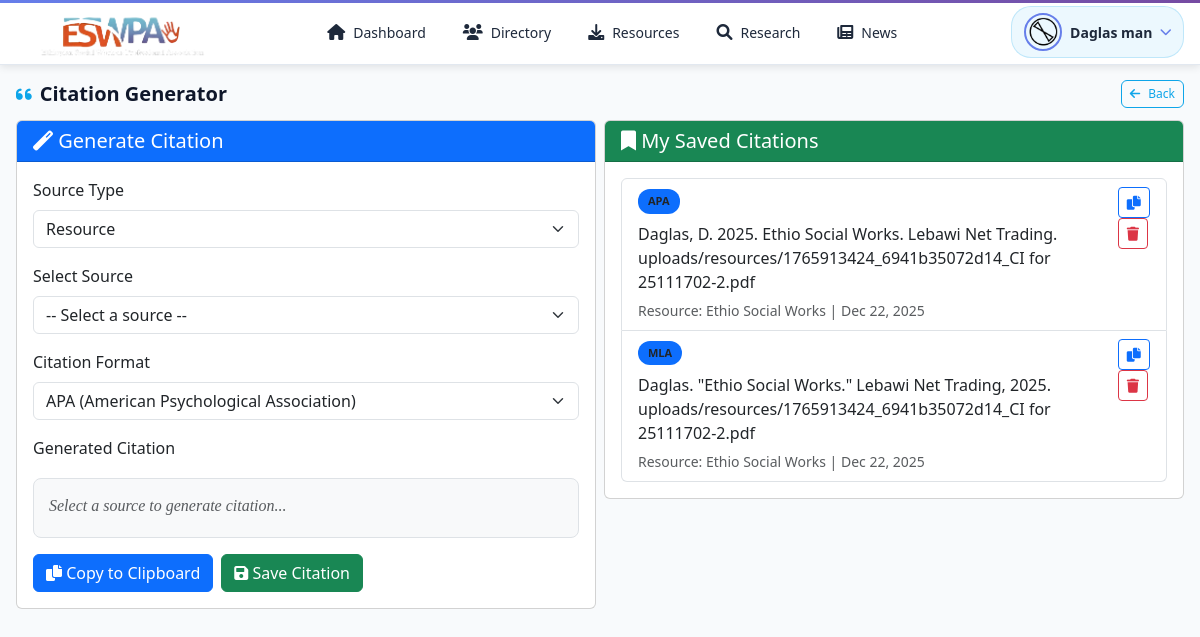
Page /member-citations.php (signed in) on the committed database.
### tables this page shows
CREATE TABLE IF NOT EXISTS `registrations` (
  `id` int NOT NULL AUTO_INCREMENT,
  `membership_id` varchar(50) DEFAULT NULL,
  `fullname` varchar(255) NOT NULL,
  `sex` enum('Male','Female') NOT NULL,
  `email` varchar(191) NOT NULL,
  `phone` varchar(20) NOT NULL,
  `address` text NOT NULL,
  `qualification` varchar(255) NOT NULL,
  `qualification_pdf` varchar(255) DEFAULT NULL,
  `graduation_date` date DEFAULT NULL,
  `payment_duration` varchar(50) NOT NULL,
  `payment_option` varchar(50) NOT NULL,
  `id_card` tinyint(1) NOT NULL DEFAULT '0',
  `photo` varchar(255) DEFAULT NULL,
  `bank_slip` varchar(255) DEFAULT NULL,
  `approval_status` enum('pending','approved','rejected') NOT NULL DEFAULT 'pending',
  `approved_by` int DEFAULT NULL,
  `approved_at` timestamp NULL DEFAULT NULL,
  `expiry_date` date DEFAULT NULL,
  `status` enum('active','expired','pending') NOT NULL DEFAULT 'pending',
  `id_card_generated` tinyint(1) NOT NULL DEFAULT '0',
  `id_card_generated_at` timestamp NULL DEFAULT NULL,
  `created_at` timestamp NULL DEFAULT CURRENT_TIMESTAMP,
  `package_id` int DEFAULT NULL,
  `package_start_date` date DEFAULT NULL,
  `package_end_date` date DEFAULT NULL,
  `updated_at` timestamp NULL DEFAULT NULL ON UPDATE CURRENT_TIMESTAMP,
  PRIMARY KEY (`id`),
  UNIQUE KEY `email` (`email`),
  UNIQUE KEY `membership_id` (`membership_id`),
  KEY `idx_membership_id` (`membership_id`),
  KEY `idx_approval_status` (`approval_status`),
  KEY `idx_status` (`status`),
  KEY `fk_approved_by` (`approved_by`),
  KEY `idx_package_id` (`package_id`)
);

CREATE TABLE IF NOT EXISTS `member_citations` (
  `id` int NOT NULL AUTO_INCREMENT,
  `member_id` int NOT NULL,
  `resource_id` int DEFAULT NULL,
  `research_id` int DEFAULT NULL,
  `citation_format` varchar(50) NOT NULL,
  `citation_text` text NOT NULL,
  `created_at` timestamp NOT NULL DEFAULT CURRENT_TIMESTAMP,
  PRIMARY KEY (`id`),
  KEY `idx_member_id` (`member_id`),
  KEY `idx_resource_id` (`resource_id`),
  KEY `idx_research_id` (`research_id`)
);

CREATE TABLE IF NOT EXISTS `resources` (
  `id` int NOT NULL AUTO_INCREMENT,
  `section` varchar(100) NOT NULL,
  `title` varchar(255) NOT NULL,
  `publication_date` date NOT NULL,
  `author` varchar(255) NOT NULL,
  `pdf_file` varchar(255) NOT NULL,
  `description` text,
  `status` enum('active','inactive','archived') DEFAULT 'active' COMMENT 'Resource status: active, inactive, or archived',
  `tags` text COMMENT 'Comma-separated tags for categorization',
  `featured` tinyint(1) DEFAULT '0' COMMENT 'Whether resource is featured (1) or not (0)',
  `download_count` int DEFAULT '0' COMMENT 'Total number of downloads',
  `access_level` enum('public','member','premium','restricted') DEFAULT 'member' COMMENT 'Access level: public (everyone), member (logged in), premium (premium package), restricted (special permission)',
  `created_at` timestamp NOT NULL DEFAULT CURRENT_TIMESTAMP,
  `updated_at` timestamp NULL DEFAULT NULL ON UPDATE CURRENT_TIMESTAMP,
  `metadata_json` text COMMENT 'Structured metadata in JSON format',
  `ai_processed` tinyint(1) DEFAULT '0' COMMENT 'Whether this resource has been processed by AI',
  `ai_processed_at` timestamp NULL DEFAULT NULL COMMENT 'Timestamp when AI processing was completed',
  `extracted_text` longtext COMMENT 'Extracted text content from PDF/document',
  PRIMARY KEY (`id`),
  KEY `idx_section` (`section`),
  KEY `idx_publication_date` (`publication_date`),
  KEY `idx_created_at` (`created_at`),
  KEY `idx_status` (`status`),
  KEY `idx_featured` (`featured`),
  KEY `idx_access_level` (`access_level`),
  KEY `idx_download_count` (`download_count`),
  KEY `idx_ai_processed` (`ai_processed`),
  KEY `idx_ai_processed_at` (`ai_processed_at`)
);

### member-citations.php (the view, shortened to what this page needs)
<?php
include 'include/config.php';
$member_id = $_SESSION['member_id'];
$citationsQuery = "SELECT mc.*, r.title as resource_title, rp.title as research_title
                   FROM member_citations mc
                   LEFT JOIN resources r ON mc.resource_id = r.id
                   LEFT JOIN research_projects rp ON mc.research_id = rp.id
                   WHERE mc.member_id = ?
                   ORDER BY mc.created_at DESC";
$citationsStmt = $conn->prepare($citationsQuery);
$citationsStmt->bind_param("i", $member_id);
$citationsStmt->execute();
$citationsResult = $citationsStmt->get_result();
?>
<!DOCTYPE html>
<html lang="en">
<head>
    <link rel="stylesheet" href="assets/css/bootstrap.min.css">
    <link rel="stylesheet" href="https://cdnjs.cloudflare.com/ajax/libs/font-awesome/6.0.0/css/all.min.css">
    <link href="https://cdn.jsdelivr.net/npm/bootstrap@5.3.0/dist/css/bootstrap.min.css" rel="stylesheet">
    <link href="assets/css/member-panel.css" rel="stylesheet">
</head>
<body>
    <?php include 'member-header-v1.2.php'; ?>
    <div class="mp-content-wrapper">
        <div class="mp-container">
            <div class="mp-content">
                <div class="mp-flex-between mp-mb-md">
                    <h2 class="mp-page-title"><i class="fas fa-quote-left"></i> Citation Generator</h2>
                    <a href="member-research.php" class="mp-btn mp-btn-outline-primary mp-btn-sm">
                        <i class="fas fa-arrow-left"></i> Back
                    </a>
            </div>
            <div class="row g-2">
                <div class="col-12 col-lg-6">
                    <div class="card mb-4">
                        <div class="card-header bg-primary text-white">
                            <h5 class="mb-0"><i class="fas fa-magic"></i> Generate Citation</h5>
                        </div>
                        <div class="card-body">
                            <form id="citationForm">
                                <div class="mb-3">
                                    <label class="form-label">Source Type</label>
                                    <select class="form-select" id="sourceType" onchange="loadSources()">
                                        <option value="resource">Resource</option>
                                    </select>
                                </div>
                                <div class="mb-3">
                                    <label class="form-label">Select Source</label>
                                    <select class="form-select" id="sourceSelect" onchange="generateCitation()">
                                        <option value="">-- Select a source --</option>
                                    </select>
                                </div>
                                <div class="mb-3">
                                    <label class="form-label">Citation Format</label>
                                    <select class="form-select" id="citationFormat" onchange="generateCitation()">
                                        <option value="apa" selected>APA (American Psychological Association)</option>
                                    </select>
                                </div>
                                <div class="mb-3">
                                    <label class="form-label">Generated Citation</label>
                                    <div class="citation-preview" id="citationPreview">
                                        <em class="text-muted">Select a source to generate citation...</em>
                                    </div>
                                </div>
                                <div class="d-flex gap-2">
                                    <button type="button" class="btn btn-primary" onclick="copyCitation()">
                                        <i class="fas fa-copy"></i> Copy to Clipboard
                                    </button>
                                    <button type="button" class="btn btn-success" onclick="saveCitation()">
                                        <i class="fas fa-save"></i> Save Citation
                                    </button>
                                </div>
                            </form>
                        </div>
                    </div>
                </div>
                <div class="col-12 col-lg-6">
                    <div class="card">
                        <div class="card-header bg-success text-white">
                            <h5 class="mb-0"><i class="fas fa-bookmark"></i> My Saved Citations</h5>
                        </div>
                        <div class="card-body">
                            <?php if ($citationsResult->num_rows > 0): ?>
                                <div class="list-group">
                                    <?php while ($citation = $citationsResult->fetch_assoc()): ?>
                                        <div class="list-group-item">
                                            <div class="d-flex justify-content-between align-items-start">
                                                <div class="flex-grow-1">
                                                    <span class="format-badge bg-primary"><?php echo strtoupper($citation['citation_format']); ?></span>
                                                    <?php
                                                    $display_text = $citation['citation_text'];
                                                    $display_text = urldecode($display_text);
                                                    $display_text = html_entity_decode($display_text, ENT_QUOTES, 'UTF-8');
                                                    ?>
                                                    <p class="mb-1 mt-2"><?php echo htmlspecialchars($display_text, ENT_QUOTES, 'UTF-8'); ?></p>
                                                    <small class="text-muted">
                                                        <?php if ($citation['resource_title']): ?>
                                                            Resource: <?php echo htmlspecialchars($citation['resource_title']); ?>
                                                        <?php elseif ($citation['research_title']): ?>
                                                            Research: <?php echo htmlspecialchars($citation['research_title']); ?>
                                                        <?php endif; ?>
                                                        | <?php echo date('M d, Y', strtotime($citation['created_at'])); ?>
                                                    </small>
                                                </div>
                                                <div class="ms-3">
                                                    <?php
                                                    $copy_text = $citation['citation_text'];
                                                    $copy_text = urldecode($copy_text);
                                                    $copy_text = html_entity_decode($copy_text, ENT_QUOTES, 'UTF-8');
                                                    $copy_text_js = json_encode($copy_text, JSON_HEX_APOS | JSON_HEX_QUOT);
                                                    ?>
                                                    <button class="btn btn-sm btn-outline-primary" onclick="copyText(<?php echo $copy_text_js; ?>)">
                                                        <i class="fas fa-copy"></i>
                                                    </button>
                                                    <button class="btn btn-sm btn-outline-danger" onclick="deleteCitation(<?php echo $citation['id']; ?>, this)">
                                                        <i class="fas fa-trash"></i>
                                                    </button>
                                                </div>
                                            </div>
                                        </div>
                                    <?php endwhile; ?>
                                </div>
                            <?php else: ?>
                                <p class="text-muted">No saved citations yet. Generate and save your first citation!</p>
                            <?php endif; ?>
                        </div>
                    </div>
                </div>
            </div>
        </div>
    </div>
</body>
</html>

### member-header-v1.2.php (shortened to what this page needs)
<?php
include 'include/config.php';
$member_id = $_SESSION['member_id'];
$member_query = "SELECT fullname, membership_id, photo FROM registrations WHERE id = ? LIMIT 1";
$member_stmt = $conn->prepare($member_query);
$member_stmt->bind_param("i", $member_id);
$member_stmt->execute();
$member_result = $member_stmt->get_result();
$member_info = $member_result->fetch_assoc();
$current_page = basename($_SERVER['PHP_SELF']);
?>
<header class="member-header-v1-2 member-header-fixed">
    <nav class="member-navbar-v1-2">
        <div class="member-navbar-container-v1-2">
            <a href="member-dashboard.php" class="member-navbar-logo-v1-2">
                <img src="assets/img/content/logo-light.png" alt="ESWPA" class="member-logo-img-v1-2">
            </a>
            <div class="member-navbar-menu-v1-2 d-none d-md-flex">
                <a href="member-dashboard.php" class="member-navbar-link-v1-2 <?php echo $current_page == 'member-dashboard.php' ? 'active' : ''; ?>">
                    <i class="fas fa-home"></i>
                    <span>Dashboard</span>
                </a>
                <a href="member-directory.php" class="member-navbar-link-v1-2 <?php echo $current_page == 'member-directory.php' ? 'active' : ''; ?>">
                    <i class="fas fa-users"></i>
                    <span>Directory</span>
                </a>
                <a href="resources.php" class="member-navbar-link-v1-2 <?php echo $current_page == 'resources.php' ? 'active' : ''; ?>">
                    <i class="fas fa-download"></i>
                    <span>Resources</span>
                </a>
                <a href="member-research.php" class="member-navbar-link-v1-2 <?php echo in_array($current_page, ['member-research.php', 'member-research-detail.php', 'member-create-research.php', 'member-research-library.php']) ? 'active' : ''; ?>">
                    <i class="fas fa-search"></i>
                    <span>Research</span>
                </a>
                <a href="news.php" class="member-navbar-link-v1-2 <?php echo $current_page == 'news.php' ? 'active' : ''; ?>">
                    <i class="fas fa-newspaper"></i>
                    <span>News</span>
                </a>
            </div>
            <div class="member-navbar-profile-v1-2">
                <div class="member-profile-dropdown-v1-2">
                    <button class="member-profile-btn-v1-2" type="button" id="memberProfileDropdownBtn" onclick="void(0)">
                        <?php if (!empty($member_info['photo'])): ?>
                            <img src="<?php echo htmlspecialchars($member_info['photo']); ?>"
                                 alt="Member Photo"
                                 class="member-profile-avatar-v1-2">
                        <?php else: ?>
                            <div class="member-profile-icon-v1-2">
                                <i class="fas fa-user-circle"></i>
                            </div>
                        <?php endif; ?>
                        <span class="member-profile-name-v1-2 d-none d-lg-inline"><?php echo htmlspecialchars($member_info['fullname']); ?></span>
                        <i class="fas fa-chevron-down member-profile-arrow-v1-2"></i>
                    </button>
                </div>
            </div>
        </div>
    </nav>
</header>

### rows in the picture
registrations: photo (picture), fullname "Daglas man"
member_citations: citation_format "APA", citation_text "Daglas, D. 2025. Ethio Social Works. Lebawi Net Trading. uploads/resources/1765913424_6941b35072d14_CI for 25111702-2.pdf", resource.title "Ethio Social Works", created_at "Dec 22, 2025"
member_citations: citation_format "MLA", citation_text "Daglas. \"Ethio Social Works.\" Lebawi Net Trading, 2025. uploads/resources/1765913424_6941b35072d14_CI for 25111702-2.pdf", resource.title "Ethio Social Works", created_at "Dec 22, 2025"
